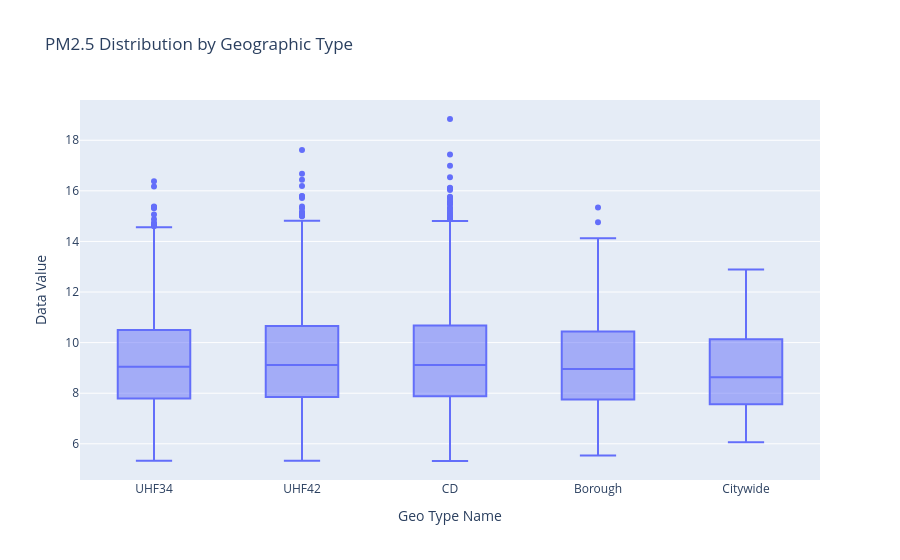

Notebook code for this chart:
### Markdown cell above
##PM2.5 Distribution by Geographic Type

### Code cell
fig = px.box(
    pm25,
    x="Geo Type Name",
    y="Data Value",
    title="PM2.5 Distribution by Geographic Type"
)

fig.show()

### Figure 1 — Plotly figure (JSON) as saved in the notebook; plotly's stock layout.template omitted (floating-point values rounded to 4 significant figures; data arrays with more than 128 entries replaced by an {"elided": "..."} marker saying what was removed)
{"data": [{"alignmentgroup": "True", "hovertemplate": "Geo Type Name=%{x}<br>Data Value=%{y}<extra></extra>", "legendgroup": "", "marker": {"color": "#636efa"}, "name": "", "notched": false, "offsetgroup": "", "orientation": "v", "showlegend": false, "type": "box", "x": {"elided": "5499 str values"}, "x0": " ", "xaxis": "x", "y": {"elided": "5499 float values"}, "y0": " ", "yaxis": "y"}], "layout": {"boxmode": "group", "legend": {"tracegroupgap": 0}, "title": {"text": "PM2.5 Distribution by Geographic Type"}, "xaxis": {"anchor": "y", "domain": [0, 1], "title": {"text": "Geo Type Name"}}, "yaxis": {"anchor": "x", "domain": [0, 1], "title": {"text": "Data Value"}}}}
